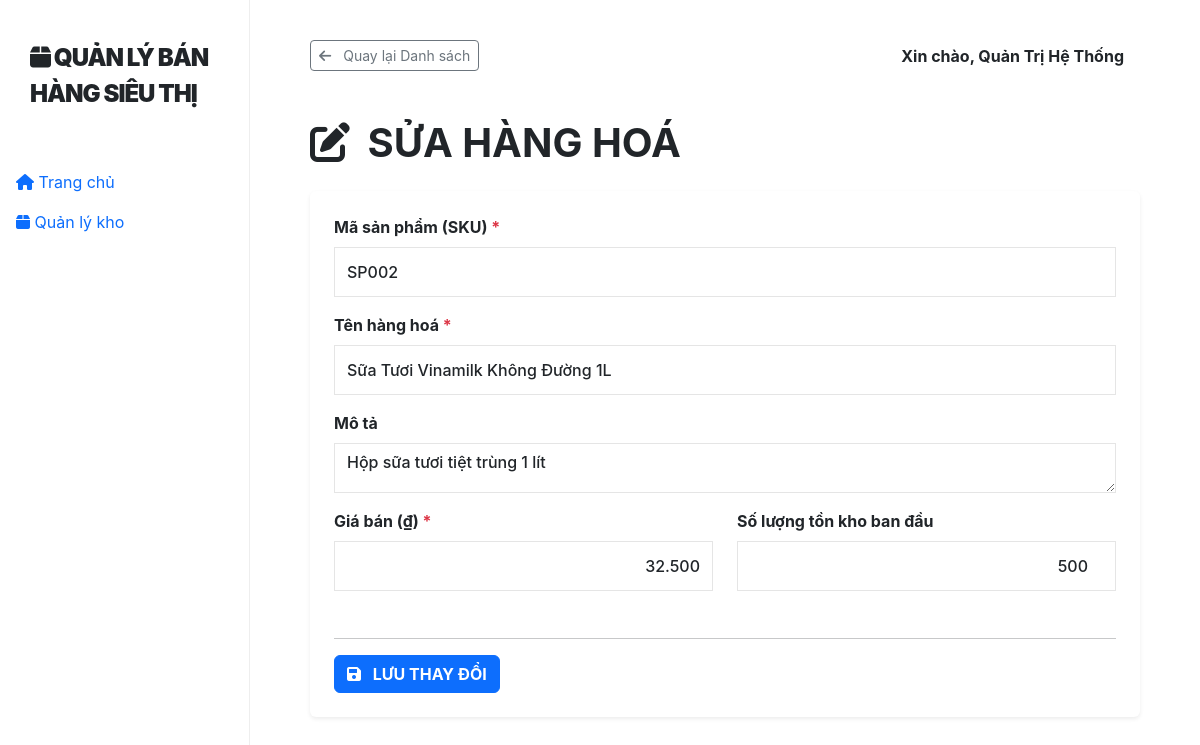
The app's page /product_manage.php?id=2 (signed in) with its own data.
### tables this page shows
CREATE TABLE `products` (
  `id` int(11) NOT NULL,
  `product_code` varchar(50) NOT NULL,
  `name` varchar(255) NOT NULL,
  `description` text DEFAULT NULL,
  `price` decimal(10,2) NOT NULL,
  `stock_quantity` int(11) NOT NULL DEFAULT 0,
  `created_at` timestamp NOT NULL DEFAULT current_timestamp()
);

### config.php (called while the page is built, shortened)
<?php
function getCurrentUser() {
    return isset($_SESSION['user_name']) ? $_SESSION['user_name'] : 'Khách';
}

### product_manage.php (the view, shortened to what this page needs)
<?php
require_once 'config.php';
$error = [];
$current_id = $_GET['id'] ?? null;
$product = [
    'id' => null,
    'product_code' => '',
    'name' => '',
    'description' => '',
    'price' => '',
    'stock_quantity' => ''
];
if ($current_id) {
    $stmt = $pdo->prepare("SELECT * FROM products WHERE id = ?");
    $stmt->execute([$current_id]);
    $existing_product = $stmt->fetch();
    if ($existing_product) {
        $product = $existing_product;
    } else {
        $error[] = "Không tìm thấy sản phẩm này.";
        $current_id = null;
    }
}
?>
<!DOCTYPE html>
<html lang="vi">
<head>
    <link href="https://cdn.jsdelivr.net/npm/bootstrap@5.3.0/dist/css/bootstrap.min.css" rel="stylesheet">
    <link rel="stylesheet" href="https://cdnjs.cloudflare.com/ajax/libs/font-awesome/6.0.0/css/all.min.css">
    <link rel="stylesheet" href="style.css">
</head>
<body>
<div class="sidebar d-none d-md-block">
    <div class="brand-logo"><i class="fas fa-box"></i> <?php echo APP_NAME; ?></div>
    <nav class="nav flex-column">
        <a class="nav-link" href="index.php"><i class="fas fa-home"></i> Trang chủ</a>
        <a class="nav-link active" href="inventory.php"><i class="fas fa-box"></i> Quản lý kho</a>
    </nav>
</div>
<div class="main-content">
    <div class="d-flex justify-content-between align-items-center mb-5">
        <a href="product_list.php" class="btn btn-sm btn-outline-secondary"><i class="fas fa-arrow-left me-2"></i> Quay lại Danh sách</a>
        <span class="me-3 fw-bold">Xin chào, <?php echo getCurrentUser(); ?></span>
    </div>
    <h1 class="fw-bold mb-4 text-uppercase">
        <i class="fas fa-<?php echo $current_id ? 'edit' : 'plus'; ?> me-2"></i>
        <?php echo $current_id ? 'Sửa Hàng hoá' : 'Thêm Hàng hoá Mới'; ?>
    </h1>
    <div class="card p-4 shadow-sm border-0">
        <form action="" method="POST">
            <div class="mb-3">
                <label for="product_code" class="form-label fw-bold">Mã sản phẩm (SKU) <span class="text-danger">*</span></label>
                <input type="text" class="form-control" id="product_code" name="product_code"
                       value="<?php echo htmlspecialchars($_POST['product_code'] ?? $product['product_code']); ?>" required>
            </div>
            <div class="mb-3">
                <label for="name" class="form-label fw-bold">Tên hàng hoá <span class="text-danger">*</span></label>
                <input type="text" class="form-control" id="name" name="name"
                       value="<?php echo htmlspecialchars($_POST['name'] ?? $product['name']); ?>" required>
            </div>
            <div class="mb-3">
                <label for="description" class="form-label fw-bold">Mô tả</label>
                <textarea class="form-control" id="description" name="description" rows="3"><?php echo htmlspecialchars($_POST['description'] ?? $product['description']); ?></textarea>
            </div>
            <div class="row">
                <div class="col-md-6 mb-3">
                    <label for="price" class="form-label fw-bold">Giá bán (<?php echo CURRENCY; ?>) <span class="text-danger">*</span></label>
                    <input type="text" class="form-control text-end" id="price" name="price"
                           value="<?php echo number_format(floatval($_POST['price'] ?? $product['price']), 0, ',', '.'); ?>" required>
                </div>
                <div class="col-md-6 mb-3">
                    <label for="stock_quantity" class="form-label fw-bold">Số lượng tồn kho ban đầu</label>
                    <input type="number" class="form-control text-end" id="stock_quantity" name="stock_quantity"
                           value="<?php echo htmlspecialchars($_POST['stock_quantity'] ?? $product['stock_quantity']); ?>"
                           min="0" <?php echo $current_id ? 'readonly' : 'required'; ?>>
                </div>
            </div>
            <hr>
            <button type="submit" name="action" value="submit" class="btn btn-primary fw-bold">
                <i class="fas fa-save me-2"></i>
                <?php echo $current_id ? 'LƯU THAY ĐỔI' : 'THÊM SẢN PHẨM'; ?>
            </button>
        </form>
    </div>
</div>
</body>
</html>

### style.css (style rules this page uses)
:root { --app-black: #111111; --app-gray: #757575; --bg-color: #ffffff; }
body { font-family: 'Inter', sans-serif; height: 100vh; overflow-x: hidden; }
.form-control { height: 50px; border-radius: 0; border: 1px solid #e5e5e5; margin-bottom: 15px; font-weight: 500; }
.sidebar { height: 100vh; position: fixed; width: 250px; padding-top: 40px; border-right: 1px solid #eee; }
.brand-logo { font-weight: 900; font-size: 24px; padding-left: 30px; margin-bottom: 50px; letter-spacing: -1px; text-transform: uppercase; }
.main-content { margin-left: 250px; padding: 40px 60px; }

### product_manage.php (style rules this page uses)
.main-content { margin-left: 250px; padding: 40px 60px; }

### records on screen
products: product_code "SP002", name "Sữa Tươi Vinamilk Không Đường 1L", description "Hộp sữa tươi tiệt trùng 1 lít", price "32.500", stock_quantity "500"

### other values on screen
APP_NAME "QUẢN LÝ BÁN HÀNG SIÊU THỊ"
getCurrentUser() "Quản Trị Hệ Thống"
CURRENCY "₫"
